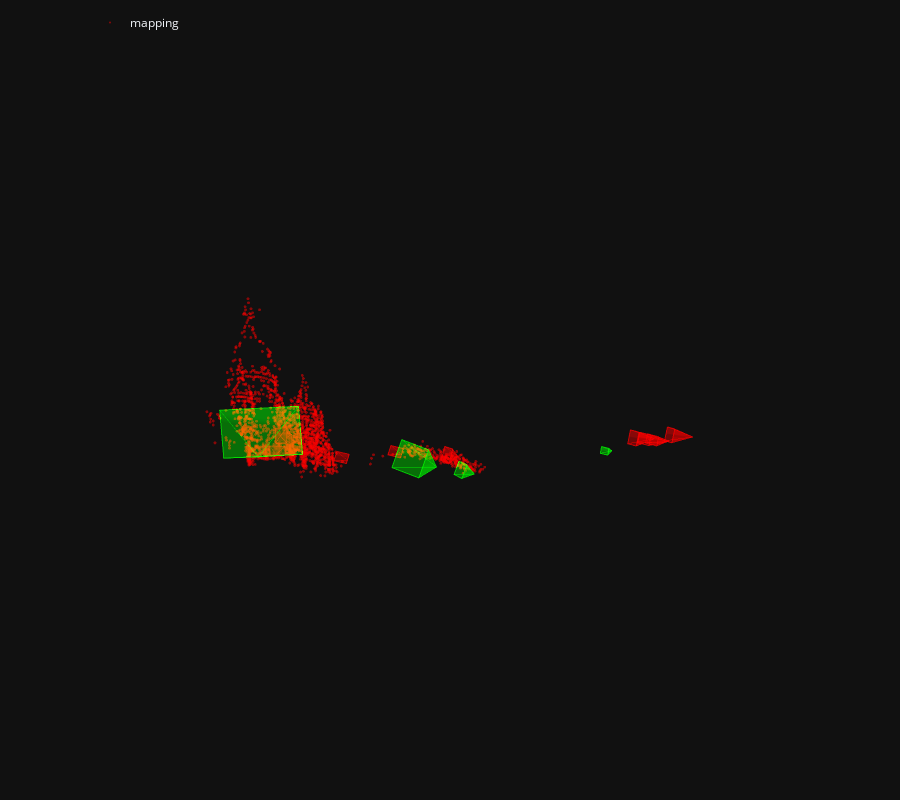

Notebook source saved alongside this figure:
### Markdown cell above
We visualize the correspondences between the query images a few mapping images. We can also visualize the estimated camera pose in the 3D map.

### Code cell
pose = pycolmap.Image(tvec=ret['tvec'], qvec=ret['qvec'])
viz_3d.plot_camera_colmap(fig, pose, camera, color='rgba(0,255,0,0.5)', name=query)
fig.show()

### Figure 1 — Plotly figure (JSON) as saved in the notebook; plotly's stock layout.template omitted (floating-point values rounded to 4 significant figures; data arrays with more than 128 entries replaced by an {"elided": "..."} marker saying what was removed)
{"data": [{"legendgroup": "mapping", "marker": {"color": "rgba(255,0,0,0.5)", "line": {"width": 0}, "size": 1}, "mode": "markers", "name": "mapping", "type": "scatter3d", "x": {"elided": "1917 float values"}, "y": {"elided": "1917 float values"}, "z": {"elided": "1917 float values"}}, {"legendgroup": "mapping", "line": {"color": "rgba(255,0,0,0.5)"}, "marker": {"size": 0.0001}, "name": "1", "showlegend": false, "type": "scatter3d", "x": [-0.0697, 0.06863, 0.005198, -0.1331, -0.0697], "y": [0.1437, 0.1966, 0.4455, 0.3926, 0.1437], "z": [2.191, 2.31, 2.273, 2.154, 2.191]}, {"color": "rgba(255,0,0,0.5)", "i": [0, 0, 0, 0], "j": [1, 2, 3, 4], "k": [2, 3, 4, 1], "legendgroup": "mapping", "name": "1", "showlegend": false, "type": "mesh3d", "x": [0.1632, -0.0697, 0.06863, 0.005198, -0.1331, -0.0697], "y": [0.31, 0.1437, 0.1966, 0.4455, 0.3926, 0.1437], "z": [1.999, 2.191, 2.31, 2.273, 2.154, 2.191]}, {"legendgroup": "mapping", "line": {"color": "rgba(255,0,0,0.5)", "width": 1}, "mode": "lines", "name": "1", "showlegend": false, "type": "scatter3d", "x": [0.1632, -0.0697, 0.06863, 0.1632, 0.06863, 0.005198, 0.1632, 0.005198, -0.1331, 0.1632, -0.1331, -0.0697], "y": [0.31, 0.1437, 0.1966, 0.31, 0.1966, 0.4455, 0.31, 0.4455, 0.3926, 0.31, 0.3926, 0.1437], "z": [1.999, 2.191, 2.31, 1.999, 2.31, 2.273, 1.999, 2.273, 2.154, 1.999, 2.154, 2.191]}, {"legendgroup": "mapping", "line": {"color": "rgba(255,0,0,0.5)"}, "marker": {"size": 0.0001}, "name": "2", "showlegend": false, "type": "scatter3d", "x": [-1.94, -1.724, -1.773, -1.988, -1.94], "y": [0.3118, 0.3688, 0.5311, 0.4741, 0.3118], "z": [3.81, 3.952, 3.96, 3.819, 3.81]}, {"color": "rgba(255,0,0,0.5)", "i": [0, 0, 0, 0], "j": [1, 2, 3, 4], "k": [2, 3, 4, 1], "legendgroup": "mapping", "name": "2", "showlegend": false, "type": "mesh3d", "x": [-1.758, -1.94, -1.724, -1.773, -1.988, -1.94], "y": [0.4594, 0.3118, 0.3688, 0.5311, 0.4741, 0.3118], "z": [3.721, 3.81, 3.952, 3.96, 3.819, 3.81]}, {"legendgroup": "mapping", "line": {"color": "rgba(255,0,0,0.5)", "width": 1}, "mode": "lines", "name": "2", "showlegend": false, "type": "scatter3d", "x": [-1.758, -1.94, -1.724, -1.758, -1.724, -1.773, -1.758, -1.773, -1.988, -1.758, -1.988, -1.94], "y": [0.4594, 0.3118, 0.3688, 0.4594, 0.3688, 0.5311, 0.4594, 0.5311, 0.4741, 0.4594, 0.4741, 0.3118], "z": [3.721, 3.81, 3.952, 3.721, 3.952, 3.96, 3.721, 3.96, 3.819, 3.721, 3.819, 3.81]}, {"legendgroup": "mapping", "line": {"color": "rgba(255,0,0,0.5)"}, "marker": {"size": 0.0001}, "name": "3", "showlegend": false, "type": "scatter3d", "x": [-2.979, -2.719, -2.724, -2.984, -2.979], "y": [-0.03025, -0.02276, 0.1466, 0.1391, -0.03025], "z": [3.061, 3.058, 3.054, 3.057, 3.061]}, {"color": "rgba(255,0,0,0.5)", "i": [0, 0, 0, 0], "j": [1, 2, 3, 4], "k": [2, 3, 4, 1], "legendgroup": "mapping", "name": "3", "showlegend": false, "type": "mesh3d", "x": [-2.854, -2.979, -2.719, -2.724, -2.984, -2.979], "y": [0.05277, -0.03025, -0.02276, 0.1466, 0.1391, -0.03025], "z": [2.845, 3.061, 3.058, 3.054, 3.057, 3.061]}, {"legendgroup": "mapping", "line": {"color": "rgba(255,0,0,0.5)", "width": 1}, "mode": "lines", "name": "3", "showlegend": false, "type": "scatter3d", "x": [-2.854, -2.979, -2.719, -2.854, -2.719, -2.724, -2.854, -2.724, -2.984, -2.854, -2.984, -2.979], "y": [0.05277, -0.03025, -0.02276, 0.05277, -0.02276, 0.1466, 0.05277, 0.1466, 0.1391, 0.05277, 0.1391, -0.03025], "z": [2.845, 3.061, 3.058, 2.845, 3.058, 3.054, 2.845, 3.054, 3.057, 2.845, 3.057, 3.061]}, {"legendgroup": "mapping", "line": {"color": "rgba(255,0,0,0.5)"}, "marker": {"size": 0.0001}, "name": "4", "showlegend": false, "type": "scatter3d", "x": [3.443, 3.636, 3.604, 3.411, 3.443], "y": [-0.3317, -0.2726, -0.1131, -0.1721, -0.3317], "z": [-2.942, -2.799, -2.823, -2.965, -2.942]}, {"color": "rgba(255,0,0,0.5)", "i": [0, 0, 0, 0], "j": [1, 2, 3, 4], "k": [2, 3, 4, 1], "legendgroup": "mapping", "name": "4", "showlegend": false, "type": "mesh3d", "x": [3.814, 3.443, 3.636, 3.604, 3.411, 3.443], "y": [-0.2223, -0.3317, -0.2726, -0.1131, -0.1721, -0.3317], "z": [-3.276, -2.942, -2.799, -2.823, -2.965, -2.942]}, {"legendgroup": "mapping", "line": {"color": "rgba(255,0,0,0.5)", "width": 1}, "mode": "lines", "name": "4", "showlegend": false, "type": "scatter3d", "x": [3.814, 3.443, 3.636, 3.814, 3.636, 3.604, 3.814, 3.604, 3.411, 3.814, 3.411, 3.443], "y": [-0.2223, -0.3317, -0.2726, -0.2223, -0.2726, -0.1131, -0.2223, -0.1131, -0.1721, -0.2223, -0.1721, -0.3317], "z": [-3.276, -2.942, -2.799, -3.276, -2.799, -2.823, -3.276, -2.823, -2.965, -3.276, -2.965, -2.942]}, {"legendgroup": "mapping", "line": {"color": "rgba(255,0,0,0.5)"}, "marker": {"size": 0.0001}, "name": "5", "showlegend": false, "type": "scatter3d", "x": [-3.098, -2.84, -2.836, -3.094, -3.098], "y": [0.218, 0.2204, 0.3843, 0.3819, 0.218], "z": [3.749, 3.715, 3.758, 3.791, 3.749]}, {"color": "rgba(255,0,0,0.5)", "i": [0, 0, 0, 0], "j": [1, 2, 3, 4], "k": [2, 3, 4, 1], "legendgroup": "mapping", "name": "5", "showlegend": false, "type": "mesh3d", "x": [-2.993, -3.098, -2.84, -2.836, -3.094, -3.098], "y": [0.3539, 0.218, 0.2204, 0.3843, 0.3819, 0.218], "z": [3.554, 3.749, 3.715, 3.758, 3.791, 3.749]}, {"legendgroup": "mapping", "line": {"color": "rgba(255,0,0,0.5)", "width": 1}, "mode": "lines", "name": "5", "showlegend": false, "type": "scatter3d", "x": [-2.993, -3.098, -2.84, -2.993, -2.84, -2.836, -2.993, -2.836, -3.094, -2.993, -3.094, -3.098], "y": [0.3539, 0.218, 0.2204, 0.3539, 0.2204, 0.3843, 0.3539, 0.3843, 0.3819, 0.3539, 0.3819, 0.218], "z": [3.554, 3.749, 3.715, 3.554, 3.715, 3.758, 3.554, 3.758, 3.791, 3.554, 3.791, 3.749]}, {"legendgroup": "mapping", "line": {"color": "rgba(255,0,0,0.5)"}, "marker": {"size": 0.0001}, "name": "6", "showlegend": false, "type": "scatter3d", "x": [-1.003, -0.7891, -0.8395, -1.053, -1.003], "y": [0.1505, 0.211, 0.3737, 0.3131, 0.1505], "z": [2.616, 2.759, 2.766, 2.623, 2.616]}, {"color": "rgba(255,0,0,0.5)", "i": [0, 0, 0, 0], "j": [1, 2, 3, 4], "k": [2, 3, 4, 1], "legendgroup": "mapping", "name": "6", "showlegend": false, "type": "mesh3d", "x": [-0.8146, -1.003, -0.7891, -0.8395, -1.053, -1.003], "y": [0.3023, 0.1505, 0.211, 0.3737, 0.3131, 0.1505], "z": [2.515, 2.616, 2.759, 2.766, 2.623, 2.616]}, {"legendgroup": "mapping", "line": {"color": "rgba(255,0,0,0.5)", "width": 1}, "mode": "lines", "name": "6", "showlegend": false, "type": "scatter3d", "x": [-0.8146, -1.003, -0.7891, -0.8146, -0.7891, -0.8395, -0.8146, -0.8395, -1.053, -0.8146, -1.053, -1.003], "y": [0.3023, 0.1505, 0.211, 0.3023, 0.211, 0.3737, 0.3023, 0.3737, 0.3131, 0.3023, 0.3131, 0.1505], "z": [2.515, 2.616, 2.759, 2.515, 2.759, 2.766, 2.515, 2.766, 2.623, 2.515, 2.623, 2.616]}, {"legendgroup": "mapping", "line": {"color": "rgba(255,0,0,0.5)"}, "marker": {"size": 0.0001}, "name": "7", "showlegend": false, "type": "scatter3d", "x": [3.148, 3.297, 3.249, 3.1, 3.148], "y": [-0.3969, -0.3513, -0.1111, -0.1568, -0.3969], "z": [-2.87, -2.769, -2.807, -2.909, -2.87]}, {"color": "rgba(255,0,0,0.5)", "i": [0, 0, 0, 0], "j": [1, 2, 3, 4], "k": [2, 3, 4, 1], "legendgroup": "mapping", "name": "7", "showlegend": false, "type": "mesh3d", "x": [3.569, 3.148, 3.297, 3.249, 3.1, 3.148], "y": [-0.2665, -0.3969, -0.3513, -0.1111, -0.1568, -0.3969], "z": [-3.377, -2.87, -2.769, -2.807, -2.909, -2.87]}, {"legendgroup": "mapping", "line": {"color": "rgba(255,0,0,0.5)", "width": 1}, "mode": "lines", "name": "7", "showlegend": false, "type": "scatter3d", "x": [3.569, 3.148, 3.297, 3.569, 3.297, 3.249, 3.569, 3.249, 3.1, 3.569, 3.1, 3.148], "y": [-0.2665, -0.3969, -0.3513, -0.2665, -0.3513, -0.1111, -0.2665, -0.1111, -0.1568, -0.2665, -0.1568, -0.3969], "z": [-3.377, -2.87, -2.769, -3.377, -2.769, -2.807, -3.377, -2.807, -2.909, -3.377, -2.909, -2.87]}, {"legendgroup": "mapping", "line": {"color": "rgba(255,0,0,0.5)"}, "marker": {"size": 0.0001}, "name": "8", "showlegend": false, "type": "scatter3d", "x": [-2.999, -2.809, -2.809, -2.999, -2.999], "y": [-0.1337, -0.1339, 0.1229, 0.1231, -0.1337], "z": [2.99, 2.982, 2.977, 2.985, 2.99]}, {"color": "rgba(255,0,0,0.5)", "i": [0, 0, 0, 0], "j": [1, 2, 3, 4], "k": [2, 3, 4, 1], "legendgroup": "mapping", "name": "8", "showlegend": false, "type": "mesh3d", "x": [-2.915, -2.999, -2.809, -2.809, -2.999, -2.999], "y": [-0.01013, -0.1337, -0.1339, 0.1229, 0.1231, -0.1337], "z": [2.721, 2.99, 2.982, 2.977, 2.985, 2.99]}, {"legendgroup": "mapping", "line": {"color": "rgba(255,0,0,0.5)", "width": 1}, "mode": "lines", "name": "8", "showlegend": false, "type": "scatter3d", "x": [-2.915, -2.999, -2.809, -2.915, -2.809, -2.809, -2.915, -2.809, -2.999, -2.915, -2.999, -2.999], "y": [-0.01013, -0.1337, -0.1339, -0.01013, -0.1339, 0.1229, -0.01013, 0.1229, 0.1231, -0.01013, 0.1231, -0.1337], "z": [2.721, 2.99, 2.982, 2.721, 2.982, 2.977, 2.721, 2.977, 2.985, 2.721, 2.985, 2.99]}, {"legendgroup": "mapping", "line": {"color": "rgba(255,0,0,0.5)"}, "marker": {"size": 0.0001}, "name": "9", "showlegend": false, "type": "scatter3d", "x": [3.788, 3.916, 3.866, 3.738, 3.788], "y": [-0.4654, -0.4252, -0.1856, -0.2258, -0.4654], "z": [-3.229, -3.133, -3.166, -3.262, -3.229]}, {"color": "rgba(255,0,0,0.5)", "i": [0, 0, 0, 0], "j": [1, 2, 3, 4], "k": [2, 3, 4, 1], "legendgroup": "mapping", "name": "9", "showlegend": false, "type": "mesh3d", "x": [4.234, 3.788, 3.916, 3.866, 3.738, 3.788], "y": [-0.3151, -0.4654, -0.4252, -0.1856, -0.2258, -0.4654], "z": [-3.741, -3.229, -3.133, -3.166, -3.262, -3.229]}, {"legendgroup": "mapping", "line": {"color": "rgba(255,0,0,0.5)", "width": 1}, "mode": "lines", "name": "9", "showlegend": false, "type": "scatter3d", "x": [4.234, 3.788, 3.916, 4.234, 3.916, 3.866, 4.234, 3.866, 3.738, 4.234, 3.738, 3.788], "y": [-0.3151, -0.4654, -0.4252, -0.3151, -0.4252, -0.1856, -0.3151, -0.1856, -0.2258, -0.3151, -0.2258, -0.4654], "z": [-3.741, -3.229, -3.133, -3.741, -3.133, -3.166, -3.741, -3.166, -3.262, -3.741, -3.262, -3.229]}, {"legendgroup": "mapping", "line": {"color": "rgba(255,0,0,0.5)"}, "marker": {"size": 0.0001}, "name": "10", "showlegend": false, "type": "scatter3d", "x": [3.311, 3.506, 3.469, 3.273, 3.311], "y": [-0.3484, -0.2929, -0.1109, -0.1664, -0.3484], "z": [-2.75, -2.606, -2.625, -2.769, -2.75]}, {"color": "rgba(255,0,0,0.5)", "i": [0, 0, 0, 0], "j": [1, 2, 3, 4], "k": [2, 3, 4, 1], "legendgroup": "mapping", "name": "10", "showlegend": false, "type": "mesh3d", "x": [3.788, 3.311, 3.506, 3.469, 3.273, 3.311], "y": [-0.205, -0.3484, -0.2929, -0.1109, -0.1664, -0.3484], "z": [-3.239, -2.75, -2.606, -2.625, -2.769, -2.75]}, {"legendgroup": "mapping", "line": {"color": "rgba(255,0,0,0.5)", "width": 1}, "mode": "lines", "name": "10", "showlegend": false, "type": "scatter3d", "x": [3.788, 3.311, 3.506, 3.788, 3.506, 3.469, 3.788, 3.469, 3.273, 3.788, 3.273, 3.311], "y": [-0.205, -0.3484, -0.2929, -0.205, -0.2929, -0.1109, -0.205, -0.1109, -0.1664, -0.205, -0.1664, -0.3484], "z": [-3.239, -2.75, -2.606, -3.239, -2.606, -2.625, -3.239, -2.625, -2.769, -3.239, -2.769, -2.75]}, {"line": {"color": "rgba(0,255,0,0.5)"}, "marker": {"size": 0.0001}, "name": "query/night.jpg", "showlegend": false, "type": "scatter3d", "x": [-0.814, -0.3475, -0.5177, -0.9842, -0.814], "y": [0.0838, 0.2858, 0.7709, 0.5689, 0.0838], "z": [3.356, 3.819, 3.779, 3.316, 3.356]}, {"color": "rgba(0,255,0,0.5)", "i": [0, 0, 0, 0], "j": [1, 2, 3, 4], "k": [2, 3, 4, 1], "name": "query/night.jpg", "showlegend": false, "type": "mesh3d", "x": [-0.2086, -0.814, -0.3475, -0.5177, -0.9842, -0.814], "y": [0.5454, 0.0838, 0.2858, 0.7709, 0.5689, 0.0838], "z": [3.055, 3.356, 3.819, 3.779, 3.316, 3.356]}, {"line": {"color": "rgba(0,255,0,0.5)", "width": 1}, "mode": "lines", "name": "query/night.jpg", "showlegend": false, "type": "scatter3d", "x": [-0.2086, -0.814, -0.3475, -0.2086, -0.3475, -0.5177, -0.2086, -0.5177, -0.9842, -0.2086, -0.9842, -0.814], "y": [0.5454, 0.0838, 0.2858, 0.5454, 0.2858, 0.7709, 0.5454, 0.7709, 0.5689, 0.5454, 0.5689, 0.0838], "z": [3.055, 3.356, 3.819, 3.055, 3.819, 3.779, 3.055, 3.779, 3.316, 3.055, 3.316, 3.356]}, {"line": {"color": "rgba(0,255,0,0.5)"}, "marker": {"size": 0.0001}, "name": "query/Rear-of-sacre-coeur-montmartre.jpg", "showlegend": false, "type": "scatter3d", "x": [-3.968, -2.602, -2.533, -3.898, -3.968], "y": [-0.3674, -0.4407, 0.4092, 0.4826, -0.3674], "z": [4.518, 4.419, 4.748, 4.847, 4.518]}, {"color": "rgba(0,255,0,0.5)", "i": [0, 0, 0, 0], "j": [1, 2, 3, 4], "k": [2, 3, 4, 1], "name": "query/Rear-of-sacre-coeur-montmartre.jpg", "showlegend": false, "type": "mesh3d", "x": [-3.3, -3.968, -2.602, -2.533, -3.898, -3.968], "y": [0.4026, -0.3674, -0.4407, 0.4092, 0.4826, -0.3674], "z": [3.658, 4.518, 4.419, 4.748, 4.847, 4.518]}, {"line": {"color": "rgba(0,255,0,0.5)", "width": 1}, "mode": "lines", "name": "query/Rear-of-sacre-coeur-montmartre.jpg", "showlegend": false, "type": "scatter3d", "x": [-3.3, -3.968, -2.602, -3.3, -2.602, -2.533, -3.3, -2.533, -3.898, -3.3, -3.898, -3.968], "y": [0.4026, -0.3674, -0.4407, 0.4026, -0.4407, 0.4092, 0.4026, 0.4092, 0.4826, 0.4026, 0.4826, -0.3674], "z": [3.658, 4.518, 4.419, 3.658, 4.419, 4.748, 3.658, 4.748, 4.847, 3.658, 4.847, 4.518]}, {"line": {"color": "rgba(0,255,0,0.5)"}, "marker": {"size": 0.0001}, "name": "query/2077017964_ba6ab23935_b.jpg", "showlegend": false, "type": "scatter3d", "x": [0.18, 0.316, 0.2277, 0.09173, 0.18], "y": [0.4565, 0.5367, 0.7681, 0.6879, 0.4565], "z": [3.353, 3.547, 3.514, 3.32, 3.353]}, {"color": "rgba(0,255,0,0.5)", "i": [0, 0, 0, 0], "j": [1, 2, 3, 4], "k": [2, 3, 4, 1], "name": "query/2077017964_ba6ab23935_b.jpg", "showlegend": false, "type": "mesh3d", "x": [0.4476, 0.18, 0.316, 0.2277, 0.09173, 0.18], "y": [0.6765, 0.4565, 0.5367, 0.7681, 0.6879, 0.4565], "z": [3.236, 3.353, 3.547, 3.514, 3.32, 3.353]}, {"line": {"color": "rgba(0,255,0,0.5)", "width": 1}, "mode": "lines", "name": "query/2077017964_ba6ab23935_b.jpg", "showlegend": false, "type": "scatter3d", "x": [0.4476, 0.18, 0.316, 0.4476, 0.316, 0.2277, 0.4476, 0.2277, 0.09173, 0.4476, 0.09173, 0.18], "y": [0.6765, 0.4565, 0.5367, 0.6765, 0.5367, 0.7681, 0.6765, 0.7681, 0.6879, 0.6765, 0.6879, 0.4565], "z": [3.236, 3.353, 3.547, 3.236, 3.547, 3.514, 3.236, 3.514, 3.32, 3.236, 3.32, 3.353]}, {"line": {"color": "rgba(0,255,0,0.5)"}, "marker": {"size": 0.0001}, "name": "query/127212895.jpg", "showlegend": false, "type": "scatter3d", "x": [2.647, 2.774, 2.756, 2.628, 2.647], "y": [-0.05521, -0.01862, 0.09903, 0.06245, -0.05521], "z": [-1.825, -1.731, -1.751, -1.846, -1.825]}, {"color": "rgba(0,255,0,0.5)", "i": [0, 0, 0, 0], "j": [1, 2, 3, 4], "k": [2, 3, 4, 1], "name": "query/127212895.jpg", "showlegend": false, "type": "mesh3d", "x": [2.83, 2.647, 2.774, 2.756, 2.628, 2.647], "y": [0.01303, -0.05521, -0.01862, 0.09903, 0.06245, -0.05521], "z": [-1.96, -1.825, -1.731, -1.751, -1.846, -1.825]}, {"line": {"color": "rgba(0,255,0,0.5)", "width": 1}, "mode": "lines", "name": "query/127212895.jpg", "showlegend": false, "type": "scatter3d", "x": [2.83, 2.647, 2.774, 2.83, 2.774, 2.756, 2.83, 2.756, 2.628, 2.83, 2.628, 2.647], "y": [0.01303, -0.05521, -0.01862, 0.01303, -0.01862, 0.09903, 0.01303, 0.09903, 0.06245, 0.01303, 0.06245, -0.05521], "z": [-1.96, -1.825, -1.731, -1.96, -1.731, -1.751, -1.96, -1.751, -1.846, -1.96, -1.846, -1.825]}], "layout": {"height": 800, "legend": {"orientation": "h", "x": 0.1, "xanchor": "left", "y": 0.99, "yanchor": "top"}, "margin": {"b": 0, "l": 0, "pad": 0, "r": 0, "t": 0}, "scene": {"aspectmode": "data", "camera": {"eye": {"x": 0, "y": -0.1, "z": -2}, "projection": {"type": "orthographic"}, "up": {"x": 0, "y": -1, "z": 0}}, "dragmode": "orbit", "xaxis": {"autorange": true, "showbackground": false, "showgrid": false, "showline": false, "showticklabels": true, "visible": false}, "yaxis": {"autorange": true, "showbackground": false, "showgrid": false, "showline": false, "showticklabels": true, "visible": false}, "zaxis": {"autorange": true, "showbackground": false, "showgrid": false, "showline": false, "showticklabels": true, "visible": false}}}}
